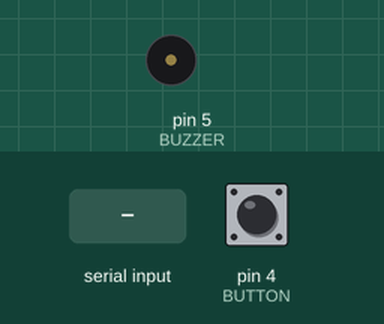
Recording of a sketch running on a simulated Arduino Uno, built with avr-gcc and run on an emulated ATmega328P. Parts: buzzer (waves = sounding). Inputs (shaded band) come from the test bench; at power-on: pin 4 (BUTTON) LOW.

Above: at 1.2 s.
1.3 s: "1" received over the second serial link
At 2.1 s:
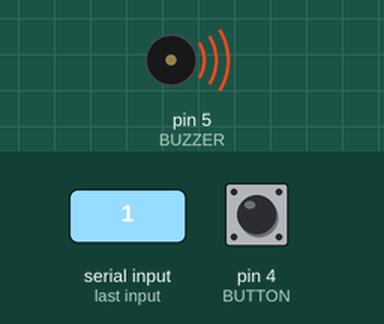
Timing chart, 0 to 7.8 s (numbered marks = the images above; inputs shaded):
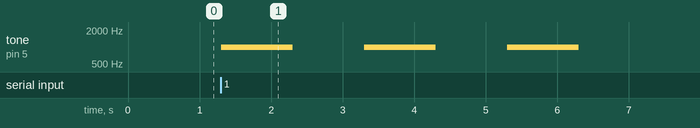

The sketch:

food_track.ino
```cpp
#include <SoftwareSerial.h>
#include <Wire.h>
#include <LiquidCrystal_I2C.h>

SoftwareSerial miBT(6, 7);

const int BUTTON = 4;
const int BUZZER = 5;
const int INTERNAL_CODE_WATING_ORDER = 1;
const int INTERNAL_CODE_REGISTERING_ORDER = 2;
const int INTERNAL_CODE_PREPARING_ORDER = 3;
const int INTERNAL_CODE_READY_ORDER = 4;
const int INTERNAL_CODE_CLOSE_ORDER = 5;

const char ENDER = '#';
const char SOUND_ALARM = '1';

const String CODE_WATING_ORDER = "WAITING_ORDER";
const String CODE_REGISTERING_ORDER = "REGISTERING_ORDER";
const String CODE_PREPARING_ORDER = "PREPARING_ORDER";
const String CODE_READY_ORDER = "READY_ORDER";
const String CODE_CLOSE_ORDER = "CLOSE_ORDER";

char dato;
String message;
int currentState;
boolean transmission = false;


void setup() {
  Wire.begin();
  Serial.begin(9600);
  miBT.begin(38400);

  pinMode(BUTTON, INPUT);
  pinMode(BUZZER, OUTPUT);

  currentState = INTERNAL_CODE_WATING_ORDER;
}

void loop() {
  if (miBT.available()){
        dato = miBT.read();
        miBT.flush();
        switch (dato){
          case SOUND_ALARM:{
            setUpAlarm();
            break;
          }
      }
    }

    validatePushButton();
}

void setUpAlarm(){
  for (int i = 0; i <= 2; i++) {
    tone(BUZZER, 1000);
    delay(1000);
    noTone(BUZZER);
    delay(1000);
  }

}


void validatePushButton(){
  if (digitalRead(BUTTON)==HIGH){
    if (!transmission) {
      switch (currentState) {
        case INTERNAL_CODE_WATING_ORDER: {
          currentState = INTERNAL_CODE_REGISTERING_ORDER;
          message+=CODE_REGISTERING_ORDER;
          break;
        }
        case INTERNAL_CODE_REGISTERING_ORDER: {
          currentState = INTERNAL_CODE_PREPARING_ORDER;
          message+=CODE_PREPARING_ORDER;
          break;
        }
        case INTERNAL_CODE_PREPARING_ORDER: {
          currentState = INTERNAL_CODE_READY_ORDER;
          message+=CODE_READY_ORDER;
          break;
        }
        case INTERNAL_CODE_READY_ORDER: {
          currentState = INTERNAL_CODE_CLOSE_ORDER;
          message+=CODE_CLOSE_ORDER;
          break;
        }
        default: {
          currentState = INTERNAL_CODE_WATING_ORDER;
          message+=CODE_WATING_ORDER;
          break;
        }
      }

      sendMessage();

    }
  } else {
    transmission = false;
  }
}

void sendMessage() {
  message+=ENDER;
      miBT.println(message);
      message = "";
      transmission = true;
      delay(1000);
}
```

Measured:
- after the input at 1.3 s, tone on pin 5 (BUZZER): alternates 1000 Hz for 1.0 s and silent for 1.0 s, 6 changes in all, then stays silent, starting at once
